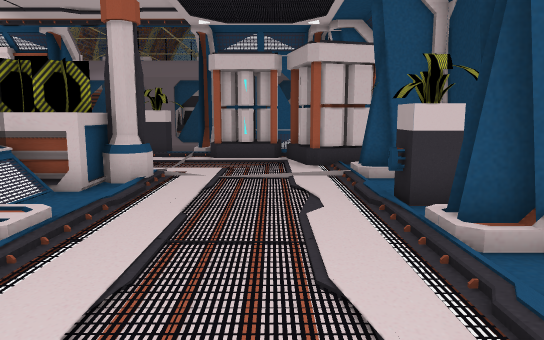
view 1 (above)

24 first-person views from a walk through a 3-D level made in the Unity game engine. The camera is 1.4 m above the floor, tilts 8° down and sees 70° across. The floor is counted in squares, 0.9 m on a side. Each view is taken from the middle of a square. On the plan, view 1 faces up. The plan holds only what a view shows up to about 17 squares ahead; the rest is blank. The place goes on beyond the plan. The player is left out. Door leaves are left out, so doorways stand open. Some surface patterns are stand-ins.

view 2
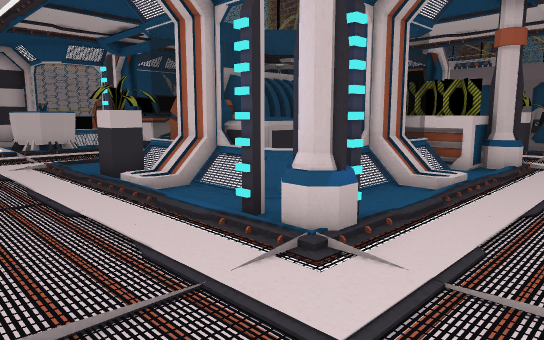

view 3
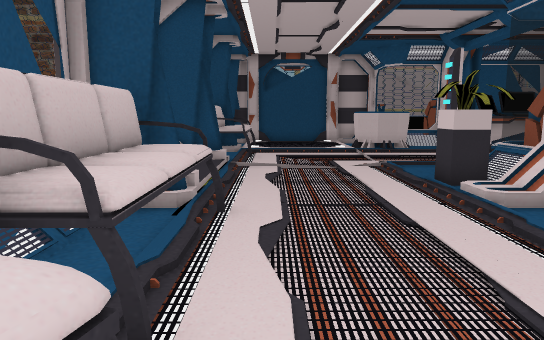

view 4
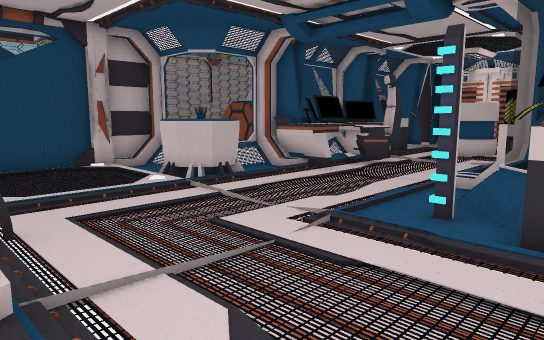

view 5
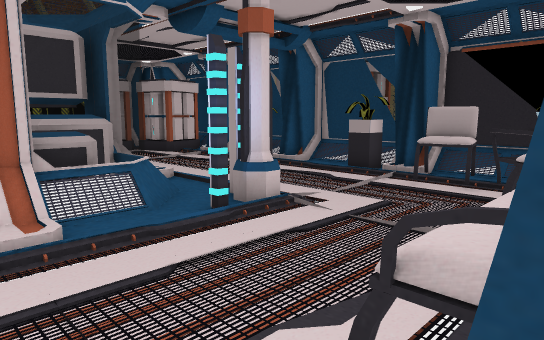

view 6
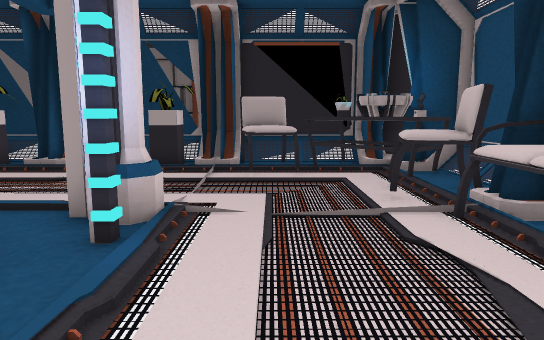

view 7
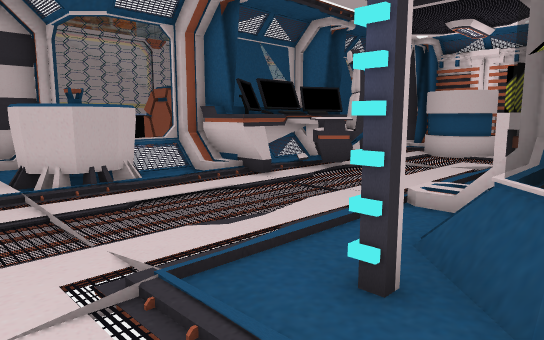

view 8
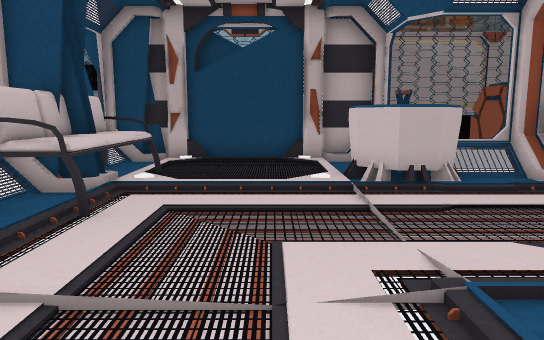

view 9
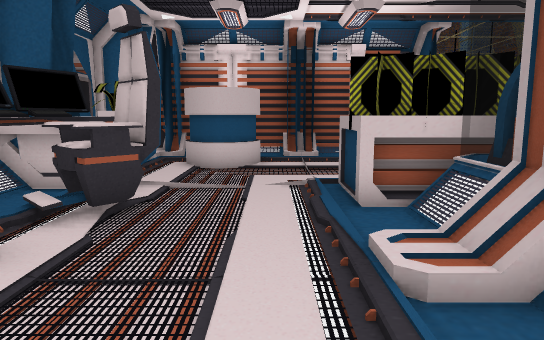

view 10
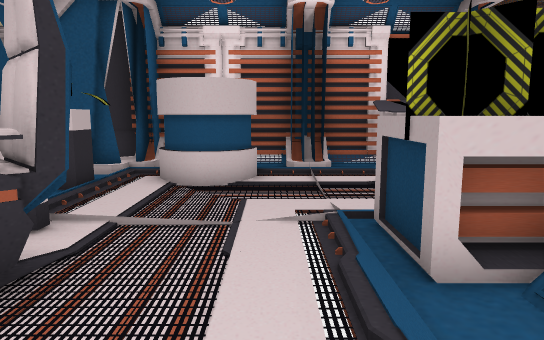

view 11
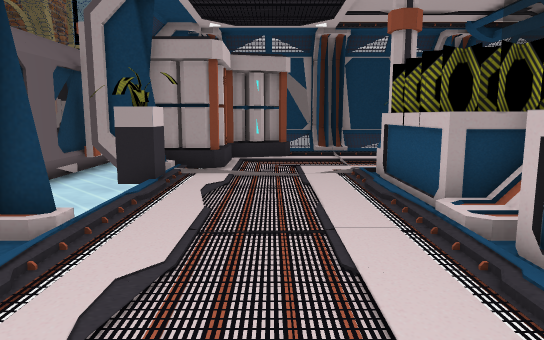

view 12
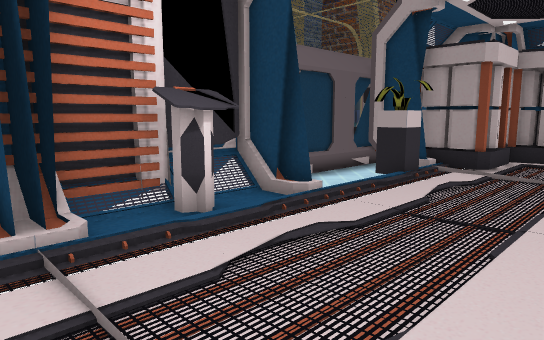

view 13
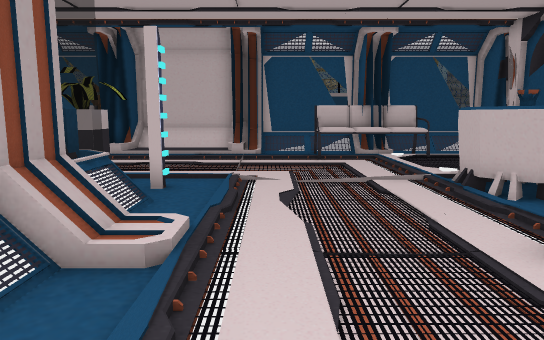

view 14
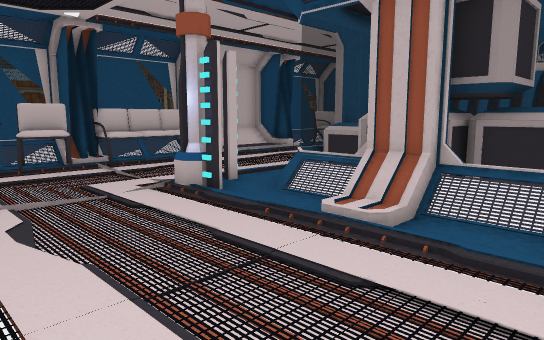

view 15
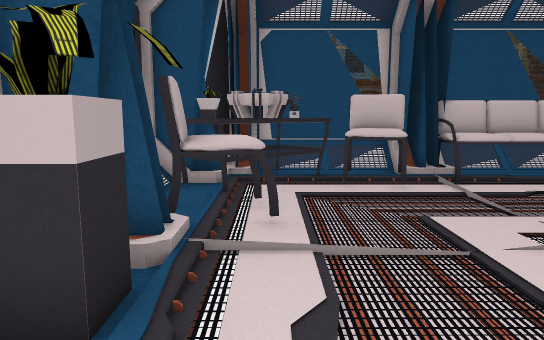

view 16
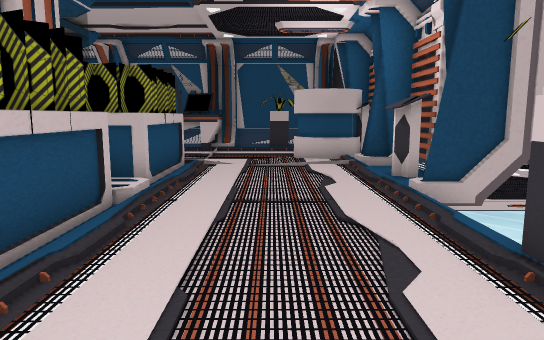

view 17
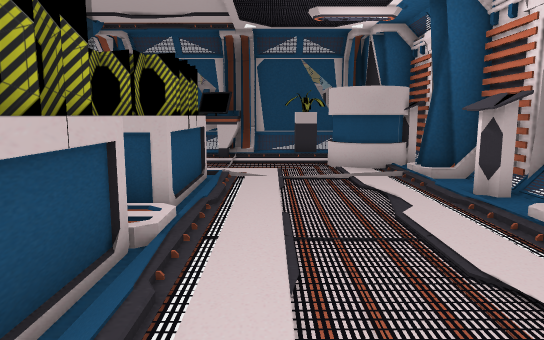

view 18
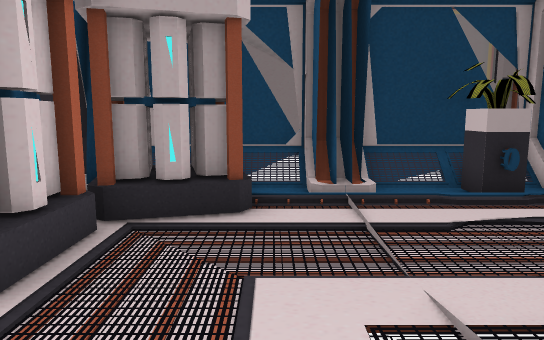

view 19
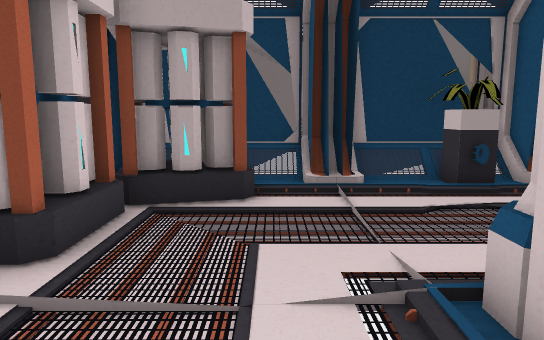

view 20
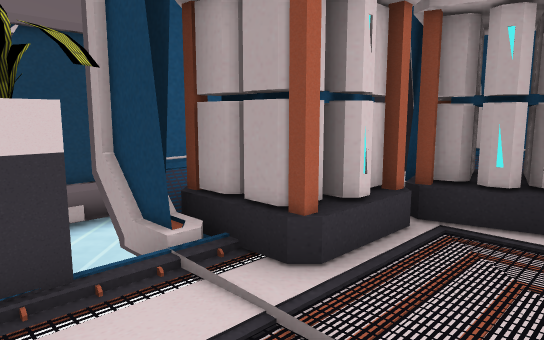

view 21
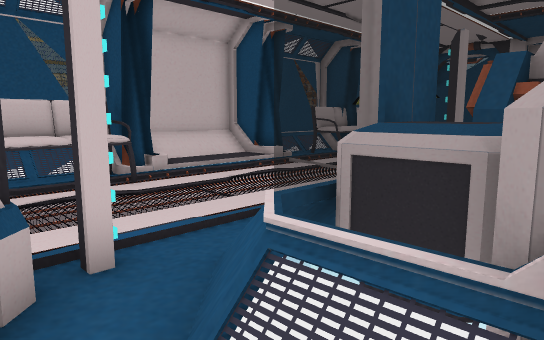

view 22
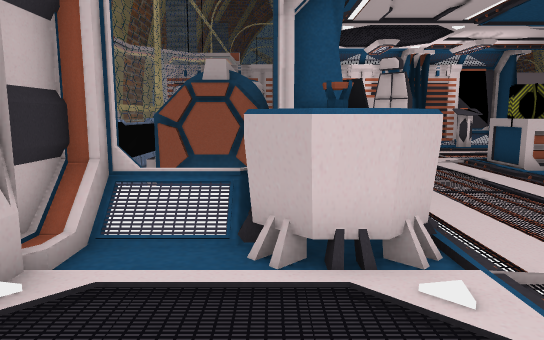

view 23
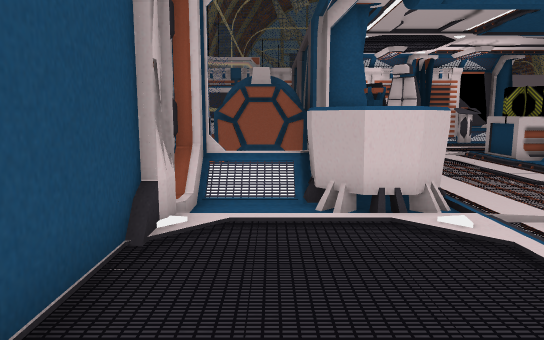

view 24
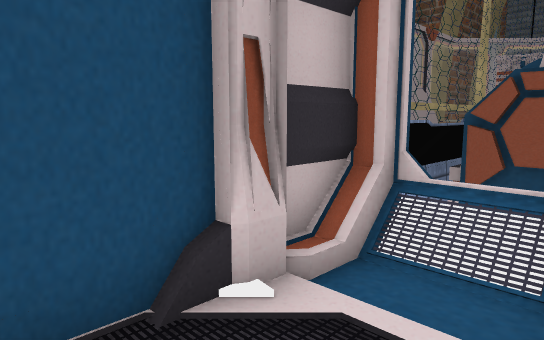

### Floor plan
Key: @ floor where view 1 was taken; # wall or solid block; . main floor; : floor 0.25 m higher than the main floor; - floor 0.75 m lower than the main floor; / step, stairs or slope; = window, fence, low wall or low ledge; v drop or lower ground; P plant; B battery; C column; G generator; N container; R projector; H chair; S sofa; T table; L console; O other object.
Columns run from 24 left of view 1 to 4 right of it. Each row starts with its distance up from view 1.
 18             vvv      vvvvvv
 17               vvv   vvvvv
 16      ############    -#### v
 15   NN ##OLL #.LL.vvvPPvBBB.##
 14   NN##.O OO...........BBBBB##
 13     #...OO...............BBBv
 12    O#PP..................BBBv
 11 O  O#...................../.=
 10 #O  ##O.....////.////...../##
  9 #   OOOO...OOOOO OOOCC..../##
  8 #   #OOOO..OOOOO OOOOC..../.=
  7 #O  #OOOO..:O#G NNN#O.....PPv
  6 #OOO#OO .../.= GNNNv /....PPv
  5 #OOO#OOO.../## GGNN##/....###
  4 #vOO#OO..../=# GGNN#=/..../##
  3 #   =....../.= GGNN=/...../.=
  2 # v=#RR....:.=GG#NNv/.....:/=
  1  ##/RRR....//#/P##/#=#..../P=
  0  #..RRR..../....:..#CC..@.###
 -1  OO::::..................HH##
 -2  O:::::..................HHH#
 -3  #:::::...................H #
 -4  O:::::...............H..RRT#
 -5  #O:SSSSS...///..SSSSSHHTRR##
 -6  ##.SSSSS..##//:#SSSS#HHTR##v
 -7  ##==###==###//#########=##v
 -8             v##v

Positions as (right, up) in squares from view 1, and headings:
1: (0, 0), facing up
2: (0, -4), facing up-left
3: (-1, -4), facing left
4: (-9, -6), facing up-left
5: (-9, -6), facing up-right
6: (-9, -2), facing right
7: (-10, -2), facing up-left
8: (-10, -2), facing left
9: (-14, 1), facing up
10: (-14, 4), facing up
11: (-13, 12), facing right
12: (-14, 10), facing up-right
13: (-14, 9), facing down
14: (2, 8), facing down-left
15: (1, 4), facing down
16: (-1, 12), facing left
17: (-3, 11), facing left
18: (-5, 11), facing right
19: (-6, 11), facing right
20: (-5, 11), facing up-right
21: (-3, 4), facing down-left
22: (-20, -4), facing up
23: (-21, -6), facing up
24: (-20, -3), facing up-left
